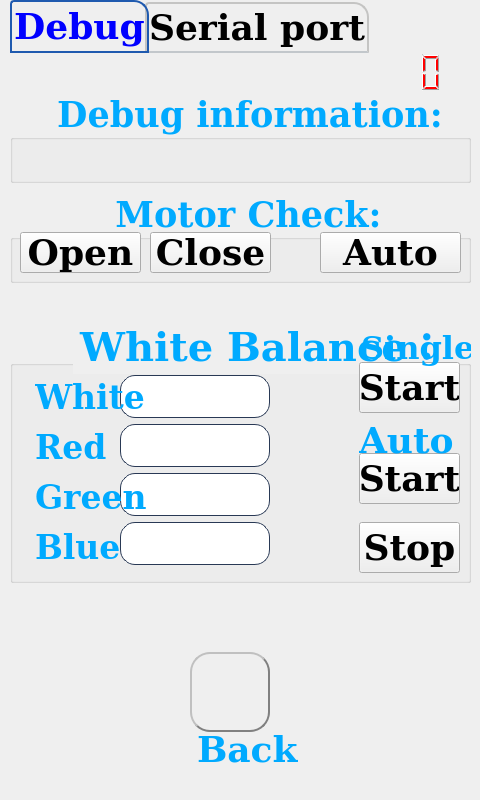
<?xml version="1.0" encoding="UTF-8"?>
<ui version="4.0">
 <class>Maintancance</class>
 <widget class="QTabWidget" name="Maintancance">
  <property name="geometry">
   <rect>
    <x>0</x>
    <y>0</y>
    <width>480</width>
    <height>800</height>
   </rect>
  </property>
  <property name="sizePolicy">
   <sizepolicy hsizetype="Preferred" vsizetype="Expanding">
    <horstretch>9</horstretch>
    <verstretch>8</verstretch>
   </sizepolicy>
  </property>
  <property name="minimumSize">
   <size>
    <width>0</width>
    <height>0</height>
   </size>
  </property>
  <property name="maximumSize">
   <size>
    <width>480</width>
    <height>800</height>
   </size>
  </property>
  <property name="sizeIncrement">
   <size>
    <width>0</width>
    <height>0</height>
   </size>
  </property>
  <property name="baseSize">
   <size>
    <width>0</width>
    <height>0</height>
   </size>
  </property>
  <property name="font">
   <font>
    <family>DejaVu Serif</family>
    <pointsize>27</pointsize>
    <weight>75</weight>
    <bold>true</bold>
   </font>
  </property>
  <property name="mouseTracking">
   <bool>false</bool>
  </property>
  <property name="focusPolicy">
   <enum>Qt::NoFocus</enum>
  </property>
  <property name="acceptDrops">
   <bool>false</bool>
  </property>
  <property name="windowTitle">
   <string>TabWidget</string>
  </property>
  <property name="windowOpacity">
   <double>0.000000000000000</double>
  </property>
  <property name="toolTip">
   <string>&lt;html&gt;&lt;head/&gt;&lt;body&gt;&lt;p&gt;&lt;br/&gt;&lt;/p&gt;&lt;/body&gt;&lt;/html&gt;</string>
  </property>
  <property name="whatsThis">
   <string>&lt;html&gt;&lt;head/&gt;&lt;body&gt;&lt;p&gt;&lt;br/&gt;&lt;/p&gt;&lt;/body&gt;&lt;/html&gt;</string>
  </property>
  <property name="layoutDirection">
   <enum>Qt::LeftToRight</enum>
  </property>
  <property name="autoFillBackground">
   <bool>true</bool>
  </property>
  <property name="styleSheet">
   <string notr="true">

QTabWidget::pane { /* The tab widget frame */
     border-top: -1px solid #C2C7CB;
 }

 QTabWidget::tab-bar {
     left: 10px; /* move to the right by 10px */

 }

 /* Style the tab using the tab sub-control. Note that
     it reads QTabBar _not_ QTabWidget */
 QTabBar::tab {

     background: qlineargradient(x1: 0, y1: 0, x2: 0, y2: 1,
                                 stop: 0 #E1E1E1, stop: 0.4 #DDDDDD,
                                 stop: 0.5 #D8D8D8, stop: 1.0 #D3D3D3);
     border: 2px solid #C4C4C3;
     border-bottom-color: #C2C7CB; /* same as the pane color */
     border-top-left-radius: 4px;
     border-top-right-radius: 15px;
     min-width: 8ex;
     padding: 2px;
	color: rgb(0, 0, 0);

 }

 QTabBar::tab:selected, QTabBar::tab:hover {
     background: qlineargradient(x1: 0, y1: 0, x2: 0, y2: 1,

                                 stop: 0 rgb(31, 90, 175), 
stop: 0.2 rgb(203, 235, 235),
                                 stop: 0.6 rgb(203, 235, 235), stop: 1.0 rgb(31, 90, 175));

 }

 QTabBar::tab:selected {
     border-color: rgb(31, 90, 175);
     /*border-bottom-color: #C2C7CB; same as pane color*/ 
	color: rgb(0, 0, 255);
 }

 QTabBar::tab:!selected {
     margin-top: 2px; /* make non-selected tabs look smaller */
 }

 /* make use of negative margins for overlapping tabs */
 QTabBar::tab:selected {
     /* expand/overlap to the left and right by 4px */
     margin-left: -4px;
     margin-right: -4px;
 }

 QTabBar::tab:first:selected {
     margin-left: 0; /* the first selected tab has nothing to overlap with on the left */
 }

 QTabBar::tab:last:selected {
     margin-right: 0; /* the last selected tab has nothing to overlap with on the right */
 }

 QTabBar::tab:only-one {
     margin: 0; /* if there is only one tab, we don't want overlapping margins */
 }


QLineEdit {
  border: 1px solid rgb(41, 57, 85);
    border-radius: 15px;  
    background: white;  
    selection-background-color: green; 
    font-size: 25px;
 lineedit-password-character: 42;
}
 
QLabel{
color:rgb(0, 170, 255); 
}
QGroupBox{color:rgb(0, 170, 255);}

</string>
  </property>
  <property name="tabPosition">
   <enum>QTabWidget::North</enum>
  </property>
  <property name="tabShape">
   <enum>QTabWidget::Rounded</enum>
  </property>
  <property name="currentIndex">
   <number>0</number>
  </property>
  <property name="iconSize">
   <size>
    <width>25</width>
    <height>25</height>
   </size>
  </property>
  <property name="elideMode">
   <enum>Qt::ElideNone</enum>
  </property>
  <property name="usesScrollButtons">
   <bool>false</bool>
  </property>
  <property name="documentMode">
   <bool>false</bool>
  </property>
  <property name="tabsClosable">
   <bool>false</bool>
  </property>
  <property name="movable">
   <bool>false</bool>
  </property>
  <widget class="QWidget" name="whiteBalance">
   <property name="minimumSize">
    <size>
     <width>0</width>
     <height>0</height>
    </size>
   </property>
   <property name="maximumSize">
    <size>
     <width>16777215</width>
     <height>804</height>
    </size>
   </property>
   <property name="font">
    <font>
     <weight>50</weight>
     <bold>false</bold>
     <underline>false</underline>
    </font>
   </property>
   <property name="autoFillBackground">
    <bool>true</bool>
   </property>
   <property name="inputMethodHints">
    <set>Qt::ImhNone</set>
   </property>
   <attribute name="title">
    <string notr="true">Debug</string>
   </attribute>
   <widget class="QGroupBox" name="groupBox_2">
    <property name="geometry">
     <rect>
      <x>10</x>
      <y>40</y>
      <width>461</width>
      <height>91</height>
     </rect>
    </property>
    <property name="font">
     <font>
      <family>DejaVu Serif</family>
      <pointsize>26</pointsize>
      <weight>75</weight>
      <bold>true</bold>
     </font>
    </property>
    <property name="title">
     <string>Debug information:</string>
    </property>
    <property name="alignment">
     <set>Qt::AlignHCenter|Qt::AlignTop</set>
    </property>
    <widget class="QLabel" name="State_display">
     <property name="geometry">
      <rect>
       <x>10</x>
       <y>50</y>
       <width>441</width>
       <height>31</height>
      </rect>
     </property>
     <property name="font">
      <font>
       <pointsize>22</pointsize>
      </font>
     </property>
     <property name="text">
      <string/>
     </property>
    </widget>
   </widget>
   <widget class="QGroupBox" name="groupBox_3">
    <property name="geometry">
     <rect>
      <x>10</x>
      <y>260</y>
      <width>461</width>
      <height>271</height>
     </rect>
    </property>
    <property name="font">
     <font>
      <family>DejaVu Serif</family>
      <pointsize>30</pointsize>
      <weight>75</weight>
      <bold>true</bold>
     </font>
    </property>
    <property name="styleSheet">
     <string notr="true"/>
    </property>
    <property name="title">
     <string>White Balance：</string>
    </property>
    <property name="alignment">
     <set>Qt::AlignHCenter|Qt::AlignTop</set>
    </property>
    <widget class="QPushButton" name="white_Balance">
     <property name="geometry">
      <rect>
       <x>349</x>
       <y>50</y>
       <width>101</width>
       <height>51</height>
      </rect>
     </property>
     <property name="maximumSize">
      <size>
       <width>500</width>
       <height>80</height>
      </size>
     </property>
     <property name="font">
      <font>
       <family>DejaVu Serif</family>
       <pointsize>27</pointsize>
       <weight>75</weight>
       <bold>true</bold>
      </font>
     </property>
     <property name="text">
      <string>Start</string>
     </property>
     <property name="iconSize">
      <size>
       <width>60</width>
       <height>60</height>
      </size>
     </property>
    </widget>
    <widget class="QLineEdit" name="edit_white">
     <property name="geometry">
      <rect>
       <x>110</x>
       <y>63</y>
       <width>150</width>
       <height>43</height>
      </rect>
     </property>
     <property name="maximumSize">
      <size>
       <width>150</width>
       <height>50</height>
      </size>
     </property>
     <property name="font">
      <font>
       <pointsize>-1</pointsize>
      </font>
     </property>
     <property name="frame">
      <bool>true</bool>
     </property>
     <property name="cursorPosition">
      <number>0</number>
     </property>
    </widget>
    <widget class="QLineEdit" name="eadit_blue">
     <property name="geometry">
      <rect>
       <x>110</x>
       <y>210</y>
       <width>150</width>
       <height>43</height>
      </rect>
     </property>
     <property name="maximumSize">
      <size>
       <width>150</width>
       <height>50</height>
      </size>
     </property>
     <property name="font">
      <font>
       <pointsize>-1</pointsize>
      </font>
     </property>
    </widget>
    <widget class="QLineEdit" name="edit_green">
     <property name="geometry">
      <rect>
       <x>110</x>
       <y>161</y>
       <width>150</width>
       <height>43</height>
      </rect>
     </property>
     <property name="maximumSize">
      <size>
       <width>150</width>
       <height>50</height>
      </size>
     </property>
     <property name="font">
      <font>
       <pointsize>-1</pointsize>
      </font>
     </property>
    </widget>
    <widget class="QLineEdit" name="edit_read">
     <property name="geometry">
      <rect>
       <x>110</x>
       <y>112</y>
       <width>150</width>
       <height>43</height>
      </rect>
     </property>
     <property name="maximumSize">
      <size>
       <width>150</width>
       <height>50</height>
      </size>
     </property>
     <property name="font">
      <font>
       <pointsize>-1</pointsize>
      </font>
     </property>
    </widget>
    <widget class="QPushButton" name="stop">
     <property name="geometry">
      <rect>
       <x>349</x>
       <y>210</y>
       <width>101</width>
       <height>51</height>
      </rect>
     </property>
     <property name="font">
      <font>
       <family>DejaVu Serif</family>
       <pointsize>27</pointsize>
       <weight>75</weight>
       <bold>true</bold>
      </font>
     </property>
     <property name="text">
      <string>Stop</string>
     </property>
     <property name="iconSize">
      <size>
       <width>80</width>
       <height>80</height>
      </size>
     </property>
    </widget>
    <widget class="QPushButton" name="start">
     <property name="geometry">
      <rect>
       <x>349</x>
       <y>141</y>
       <width>101</width>
       <height>51</height>
      </rect>
     </property>
     <property name="font">
      <font>
       <family>DejaVu Serif</family>
       <pointsize>27</pointsize>
       <weight>75</weight>
       <bold>true</bold>
      </font>
     </property>
     <property name="text">
      <string>Start</string>
     </property>
     <property name="iconSize">
      <size>
       <width>80</width>
       <height>80</height>
      </size>
     </property>
    </widget>
    <widget class="QLabel" name="label_one">
     <property name="geometry">
      <rect>
       <x>351</x>
       <y>10</y>
       <width>121</width>
       <height>51</height>
      </rect>
     </property>
     <property name="font">
      <font>
       <family>DejaVu Serif</family>
       <pointsize>24</pointsize>
       <weight>75</weight>
       <bold>true</bold>
      </font>
     </property>
     <property name="text">
      <string>Single</string>
     </property>
    </widget>
    <widget class="QLabel" name="label_auto">
     <property name="geometry">
      <rect>
       <x>349</x>
       <y>103</y>
       <width>101</width>
       <height>51</height>
      </rect>
     </property>
     <property name="font">
      <font>
       <family>DejaVu Serif</family>
       <pointsize>27</pointsize>
       <weight>75</weight>
       <bold>true</bold>
      </font>
     </property>
     <property name="text">
      <string>Auto</string>
     </property>
    </widget>
    <widget class="QLabel" name="label">
     <property name="geometry">
      <rect>
       <x>25</x>
       <y>70</y>
       <width>111</width>
       <height>31</height>
      </rect>
     </property>
     <property name="font">
      <font>
       <family>DejaVu Serif</family>
       <pointsize>25</pointsize>
       <weight>75</weight>
       <bold>true</bold>
      </font>
     </property>
     <property name="text">
      <string>White</string>
     </property>
    </widget>
    <widget class="QLabel" name="label_2">
     <property name="geometry">
      <rect>
       <x>25</x>
       <y>120</y>
       <width>111</width>
       <height>31</height>
      </rect>
     </property>
     <property name="font">
      <font>
       <family>DejaVu Serif</family>
       <pointsize>25</pointsize>
       <weight>75</weight>
       <bold>true</bold>
      </font>
     </property>
     <property name="text">
      <string>Red</string>
     </property>
    </widget>
    <widget class="QLabel" name="label_3">
     <property name="geometry">
      <rect>
       <x>25</x>
       <y>170</y>
       <width>111</width>
       <height>31</height>
      </rect>
     </property>
     <property name="font">
      <font>
       <family>DejaVu Serif</family>
       <pointsize>25</pointsize>
       <weight>75</weight>
       <bold>true</bold>
      </font>
     </property>
     <property name="text">
      <string>Green</string>
     </property>
    </widget>
    <widget class="QLabel" name="label_4">
     <property name="geometry">
      <rect>
       <x>25</x>
       <y>220</y>
       <width>111</width>
       <height>31</height>
      </rect>
     </property>
     <property name="font">
      <font>
       <family>DejaVu Serif</family>
       <pointsize>25</pointsize>
       <weight>75</weight>
       <bold>true</bold>
      </font>
     </property>
     <property name="text">
      <string>Blue</string>
     </property>
    </widget>
    <zorder>edit_white</zorder>
    <zorder>eadit_blue</zorder>
    <zorder>edit_green</zorder>
    <zorder>edit_read</zorder>
    <zorder>white_Balance</zorder>
    <zorder>stop</zorder>
    <zorder>start</zorder>
    <zorder>label_one</zorder>
    <zorder>label_auto</zorder>
    <zorder>label</zorder>
    <zorder>label_2</zorder>
    <zorder>label_3</zorder>
    <zorder>label_4</zorder>
   </widget>
   <widget class="QLCDNumber" name="timeNumber">
    <property name="geometry">
     <rect>
      <x>390</x>
      <y>0</y>
      <width>61</width>
      <height>41</height>
     </rect>
    </property>
    <property name="maximumSize">
     <size>
      <width>103</width>
      <height>180</height>
     </size>
    </property>
    <property name="font">
     <font>
      <family>Ubuntu Mono</family>
      <pointsize>11</pointsize>
      <weight>50</weight>
      <italic>false</italic>
      <bold>false</bold>
      <kerning>true</kerning>
     </font>
    </property>
    <property name="styleSheet">
     <string notr="true">color:rgb(255, 0, 0)</string>
    </property>
    <property name="frameShape">
     <enum>QFrame::NoFrame</enum>
    </property>
    <property name="lineWidth">
     <number>0</number>
    </property>
    <property name="midLineWidth">
     <number>0</number>
    </property>
    <property name="smallDecimalPoint">
     <bool>false</bool>
    </property>
    <property name="digitCount">
     <number>2</number>
    </property>
    <property name="segmentStyle">
     <enum>QLCDNumber::Filled</enum>
    </property>
    <property name="intValue" stdset="0">
     <number>0</number>
    </property>
   </widget>
   <widget class="QGroupBox" name="groupBox_4">
    <property name="geometry">
     <rect>
      <x>10</x>
      <y>140</y>
      <width>461</width>
      <height>91</height>
     </rect>
    </property>
    <property name="font">
     <font>
      <family>DejaVu Serif</family>
      <pointsize>26</pointsize>
      <weight>75</weight>
      <bold>true</bold>
     </font>
    </property>
    <property name="title">
     <string>Motor Check:</string>
    </property>
    <property name="alignment">
     <set>Qt::AlignHCenter|Qt::AlignTop</set>
    </property>
    <widget class="QPushButton" name="close_door">
     <property name="geometry">
      <rect>
       <x>140</x>
       <y>40</y>
       <width>121</width>
       <height>41</height>
      </rect>
     </property>
     <property name="font">
      <font>
       <family>DejaVu Serif</family>
       <pointsize>27</pointsize>
       <weight>75</weight>
       <bold>true</bold>
      </font>
     </property>
     <property name="text">
      <string>Close</string>
     </property>
    </widget>
    <widget class="QPushButton" name="open_door">
     <property name="geometry">
      <rect>
       <x>10</x>
       <y>40</y>
       <width>121</width>
       <height>41</height>
      </rect>
     </property>
     <property name="font">
      <font>
       <family>DejaVu Serif</family>
       <pointsize>27</pointsize>
       <weight>75</weight>
       <bold>true</bold>
      </font>
     </property>
     <property name="text">
      <string>Open</string>
     </property>
    </widget>
    <widget class="QPushButton" name="mechaniceTest">
     <property name="geometry">
      <rect>
       <x>310</x>
       <y>40</y>
       <width>141</width>
       <height>41</height>
      </rect>
     </property>
     <property name="font">
      <font>
       <family>DejaVu Serif</family>
       <pointsize>27</pointsize>
       <weight>75</weight>
       <bold>true</bold>
      </font>
     </property>
     <property name="styleSheet">
      <string notr="true"/>
     </property>
     <property name="text">
      <string>Auto</string>
     </property>
     <property name="iconSize">
      <size>
       <width>60</width>
       <height>60</height>
      </size>
     </property>
    </widget>
   </widget>
   <widget class="QLabel" name="label_back">
    <property name="geometry">
     <rect>
      <x>197</x>
      <y>667</y>
      <width>101</width>
      <height>61</height>
     </rect>
    </property>
    <property name="font">
     <font>
      <family>DejaVu Serif</family>
      <pointsize>27</pointsize>
      <weight>75</weight>
      <bold>true</bold>
     </font>
    </property>
    <property name="text">
     <string>Back</string>
    </property>
   </widget>
   <widget class="QPushButton" name="backHome">
    <property name="geometry">
     <rect>
      <x>190</x>
      <y>600</y>
      <width>80</width>
      <height>80</height>
     </rect>
    </property>
    <property name="maximumSize">
     <size>
      <width>80</width>
      <height>80</height>
     </size>
    </property>
    <property name="font">
     <font>
      <pointsize>20</pointsize>
     </font>
    </property>
    <property name="styleSheet">
     <string notr="true">QPushButton{
color: white;
border-radius: 20px;
border: 2px groove gray;
border-style: outset;
}
QPushButton:hover{
background-color:white;
color: black;
}
QPushButton:pressed{
background-color:rgb(0, 0, 0);
color: white;
border-style: inset;
}</string>
    </property>
    <property name="text">
     <string/>
    </property>
    <property name="icon">
     <iconset resource="rc.qrc">
      <normaloff>:/image/arrow_left.png</normaloff>:/image/arrow_left.png</iconset>
    </property>
    <property name="iconSize">
     <size>
      <width>80</width>
      <height>80</height>
     </size>
    </property>
   </widget>
   <zorder>timeNumber</zorder>
   <zorder>groupBox_2</zorder>
   <zorder>groupBox_3</zorder>
   <zorder>groupBox_4</zorder>
   <zorder>label_back</zorder>
   <zorder>backHome</zorder>
  </widget>
  <widget class="QWidget" name="mechanicalTesting">
   <attribute name="title">
    <string>Serial port</string>
   </attribute>
   <widget class="QGroupBox" name="groupBox">
    <property name="geometry">
     <rect>
      <x>0</x>
      <y>10</y>
      <width>471</width>
      <height>691</height>
     </rect>
    </property>
    <property name="font">
     <font>
      <family>DejaVu Serif</family>
      <pointsize>23</pointsize>
      <weight>75</weight>
      <bold>true</bold>
     </font>
    </property>
    <property name="title">
     <string notr="true">Receive:</string>
    </property>
    <widget class="QTextEdit" name="dataShow">
     <property name="geometry">
      <rect>
       <x>12</x>
       <y>52</y>
       <width>447</width>
       <height>201</height>
      </rect>
     </property>
    </widget>
    <widget class="QTextEdit" name="cmdShow">
     <property name="geometry">
      <rect>
       <x>10</x>
       <y>390</y>
       <width>447</width>
       <height>101</height>
      </rect>
     </property>
    </widget>
    <widget class="QLabel" name="lableCmd_2">
     <property name="geometry">
      <rect>
       <x>10</x>
       <y>350</y>
       <width>381</width>
       <height>48</height>
      </rect>
     </property>
     <property name="font">
      <font>
       <family>DejaVu Serif</family>
       <pointsize>26</pointsize>
       <weight>75</weight>
       <bold>true</bold>
      </font>
     </property>
     <property name="text">
      <string>Command parsing：</string>
     </property>
    </widget>
    <widget class="QPushButton" name="clearReceive">
     <property name="geometry">
      <rect>
       <x>150</x>
       <y>270</y>
       <width>176</width>
       <height>61</height>
      </rect>
     </property>
     <property name="maximumSize">
      <size>
       <width>190</width>
       <height>70</height>
      </size>
     </property>
     <property name="font">
      <font>
       <family>DejaVu Serif</family>
       <pointsize>25</pointsize>
       <weight>75</weight>
       <bold>true</bold>
      </font>
     </property>
     <property name="text">
      <string>Clear</string>
     </property>
    </widget>
    <widget class="QWidget" name="layoutWidget">
     <property name="geometry">
      <rect>
       <x>10</x>
       <y>500</y>
       <width>451</width>
       <height>161</height>
      </rect>
     </property>
     <layout class="QGridLayout" name="gridLayout">
      <item row="0" column="0">
       <layout class="QHBoxLayout" name="horizontalLayout_5">
        <property name="spacing">
         <number>60</number>
        </property>
        <item>
         <widget class="QComboBox" name="functionSelection">
          <property name="maximumSize">
           <size>
            <width>190</width>
            <height>70</height>
           </size>
          </property>
          <property name="font">
           <font>
            <pointsize>30</pointsize>
           </font>
          </property>
          <item>
           <property name="text">
            <string>握手</string>
           </property>
          </item>
          <item>
           <property name="text">
            <string>自检</string>
           </property>
          </item>
          <item>
           <property name="text">
            <string>入仓</string>
           </property>
          </item>
          <item>
           <property name="text">
            <string>出仓</string>
           </property>
          </item>
          <item>
           <property name="text">
            <string>设置</string>
           </property>
          </item>
          <item>
           <property name="text">
            <string>测试</string>
           </property>
          </item>
          <item>
           <property name="text">
            <string>停止</string>
           </property>
          </item>
          <item>
           <property name="text">
            <string>ACK</string>
           </property>
          </item>
          <item>
           <property name="text">
            <string>复位</string>
           </property>
          </item>
          <item>
           <property name="text">
            <string>白平衡</string>
           </property>
          </item>
         </widget>
        </item>
        <item>
         <widget class="QPushButton" name="closeTtty">
          <property name="maximumSize">
           <size>
            <width>190</width>
            <height>70</height>
           </size>
          </property>
          <property name="font">
           <font>
            <family>TlwgTypewriter</family>
            <pointsize>25</pointsize>
           </font>
          </property>
          <property name="text">
           <string>Close</string>
          </property>
         </widget>
        </item>
       </layout>
      </item>
      <item row="1" column="0">
       <layout class="QHBoxLayout" name="horizontalLayout_6">
        <property name="spacing">
         <number>60</number>
        </property>
        <item>
         <widget class="QPushButton" name="sendData">
          <property name="maximumSize">
           <size>
            <width>190</width>
            <height>70</height>
           </size>
          </property>
          <property name="font">
           <font>
            <family>Tlwg Typist</family>
            <pointsize>24</pointsize>
           </font>
          </property>
          <property name="text">
           <string>send</string>
          </property>
         </widget>
        </item>
        <item>
         <widget class="QPushButton" name="openTtty">
          <property name="maximumSize">
           <size>
            <width>190</width>
            <height>70</height>
           </size>
          </property>
          <property name="font">
           <font>
            <family>Tlwg Typist</family>
            <pointsize>25</pointsize>
           </font>
          </property>
          <property name="text">
           <string>Open</string>
          </property>
         </widget>
        </item>
       </layout>
      </item>
     </layout>
    </widget>
   </widget>
  </widget>
 </widget>
 <resources>
  <include location="rc.qrc"/>
 </resources>
 <connections/>
</ui>
